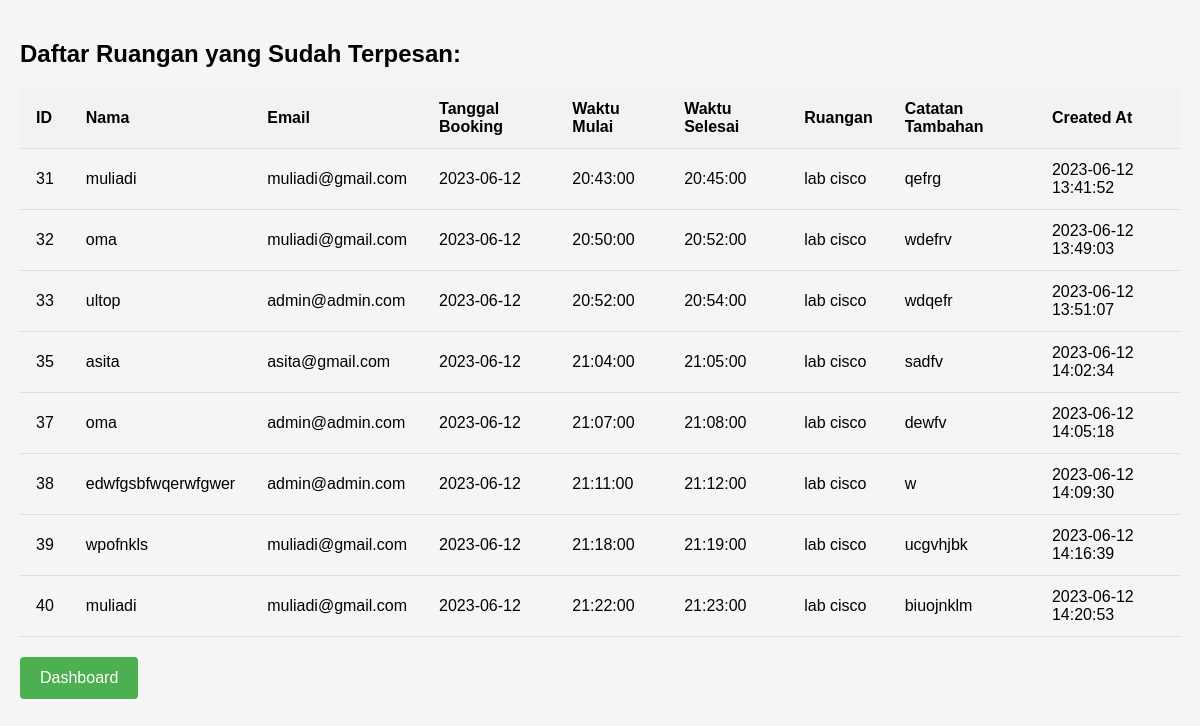
/pesanan_diterima.php, run on the app's committed database.
### tables this page shows
CREATE TABLE `bookings` (
  `id` int(11) NOT NULL,
  `nama` varchar(50) NOT NULL,
  `email` varchar(50) NOT NULL,
  `tanggal_booking` date NOT NULL,
  `waktu_mulai` time NOT NULL,
  `waktu_selesai` time NOT NULL,
  `ruangan` varchar(50) NOT NULL,
  `catatan_tambahan` text DEFAULT NULL,
  `created_at` timestamp NOT NULL DEFAULT current_timestamp(),
  `status` enum('Menunggu','Disetujui','Ditolak') DEFAULT 'Menunggu'
);

### pesanan_diterima.php (the view, shortened to what this page needs)
<!DOCTYPE html>
<html>
<head>
</head>
<body>
    <h2>Daftar Ruangan yang Sudah Terpesan:</h2>
    <table>
        <tr>
            <th>ID</th>
            <th>Nama</th>
            <th>Email</th>
            <th>Tanggal Booking</th>
            <th>Waktu Mulai</th>
            <th>Waktu Selesai</th>
            <th>Ruangan</th>
            <th>Catatan Tambahan</th>
            <th>Created At</th>
        </tr>
        <?php
            require_once('config.php');
            $sql = "SELECT * FROM bookings WHERE status = 'Disetujui'";
            $result = $conn->query($sql);
            if ($result->num_rows > 0) {
                while ($row = $result->fetch_assoc()) {
                    echo "<tr>";
                    echo "<td>" . $row["id"] . "</td>";
                    echo "<td>" . $row["nama"] . "</td>";
                    echo "<td>" . $row["email"] . "</td>";
                    echo "<td>" . $row["tanggal_booking"] . "</td>";
                    echo "<td>" . $row["waktu_mulai"] . "</td>";
                    echo "<td>" . $row["waktu_selesai"] . "</td>";
                    echo "<td>" . $row["ruangan"] . "</td>";
                    echo "<td>" . $row["catatan_tambahan"] . "</td>";
                    echo "<td>" . $row["created_at"] . "</td>";
                    echo "</tr>";
                }
            }
        ?>
    </table>
    <button class="dashboard-button" onclick="window.location.href = 'index.php';">Dashboard</button>
</body>
</html>

### pesanan_diterima.php (style rules this page uses)
body { font-family: Arial, sans-serif; background-color: #f5f5f5; margin: 0; padding: 20px; }
table { width: 100%; border-collapse: collapse; margin-bottom: 20px; }
th, td { padding: 12px 16px; text-align: left; border-bottom: 1px solid #ddd; }
th { background-color: #f2f2f2; font-weight: bold; }
h2 { margin-top: 20px; }
.dashboard-button { background-color: #4caf50; color: #fff; border: none; padding: 12px 20px; text-align: center; text-decoration: none; display: inline-block; font-size: 16px; border-radius: 4px; cursor: pointer; transition: background-color 0.3s ease; }

### data on the page
bookings: id "31", nama "muliadi", email "muliadi@gmail.com", tanggal_booking "2023-06-12", waktu_mulai "20:43:00", waktu_selesai "20:45:00", ruangan "lab cisco", catatan_tambahan "qefrg", created_at "2023-06-12 13:41:52"
bookings: id "32", nama "oma", email "muliadi@gmail.com", tanggal_booking "2023-06-12", waktu_mulai "20:50:00", waktu_selesai "20:52:00", ruangan "lab cisco", catatan_tambahan "wdefrv", created_at "2023-06-12 13:49:03"
bookings: id "33", nama "ultop", email "admin@admin.com", tanggal_booking "2023-06-12", waktu_mulai "20:52:00", waktu_selesai "20:54:00", ruangan "lab cisco", catatan_tambahan "wdqefr", created_at "2023-06-12 13:51:07"
bookings: id "35", nama "asita", email "asita@gmail.com", tanggal_booking "2023-06-12", waktu_mulai "21:04:00", waktu_selesai "21:05:00", ruangan "lab cisco", catatan_tambahan "sadfv", created_at "2023-06-12 14:02:34"
bookings: id "37", nama "oma", email "admin@admin.com", tanggal_booking "2023-06-12", waktu_mulai "21:07:00", waktu_selesai "21:08:00", ruangan "lab cisco", catatan_tambahan "dewfv", created_at "2023-06-12 14:05:18"
bookings: id "38", nama "edwfgsbfwqerwfgwer", email "admin@admin.com", tanggal_booking "2023-06-12", waktu_mulai "21:11:00", waktu_selesai "21:12:00", ruangan "lab cisco", catatan_tambahan "w", created_at "2023-06-12 14:09:30"
bookings: id "39", nama "wpofnkls", email "muliadi@gmail.com", tanggal_booking "2023-06-12", waktu_mulai "21:18:00", waktu_selesai "21:19:00", ruangan "lab cisco", catatan_tambahan "ucgvhjbk", created_at "2023-06-12 14:16:39"
bookings: id "40", nama "muliadi", email "muliadi@gmail.com", tanggal_booking "2023-06-12", waktu_mulai "21:22:00", waktu_selesai "21:23:00", ruangan "lab cisco", catatan_tambahan "biuojnklm", created_at "2023-06-12 14:20:53"
